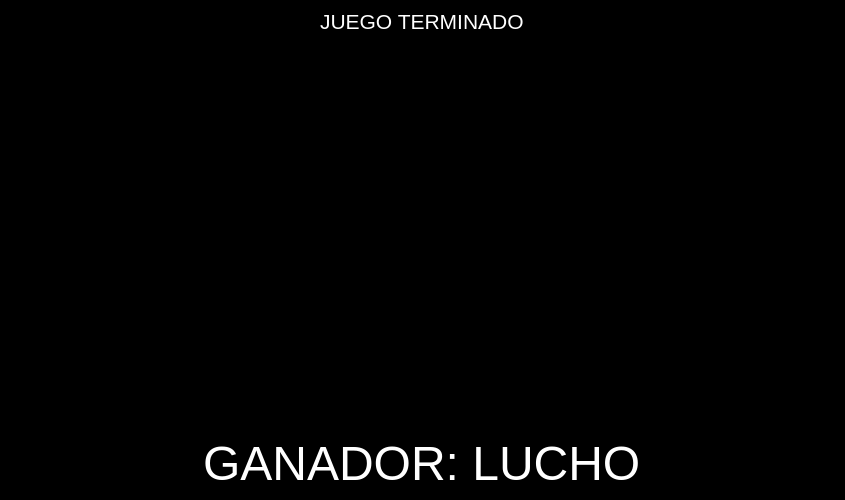
<?xml version="1.0" encoding="UTF-8"?>
<ui version="4.0">
 <class>VentanaJuegoTerminado</class>
 <widget class="QWidget" name="VentanaJuegoTerminado">
  <property name="geometry">
   <rect>
    <x>0</x>
    <y>0</y>
    <width>845</width>
    <height>500</height>
   </rect>
  </property>
  <property name="minimumSize">
   <size>
    <width>845</width>
    <height>500</height>
   </size>
  </property>
  <property name="windowTitle">
   <string>Dune Remake</string>
  </property>
  <property name="styleSheet">
   <string notr="true">QWidget#Lanzador {
 background-color: black;
}

QLabel {
 color: white;
}</string>
  </property>
  <layout class="QVBoxLayout" name="verticalLayout_6">
   <property name="spacing">
    <number>0</number>
   </property>
   <property name="leftMargin">
    <number>0</number>
   </property>
   <property name="topMargin">
    <number>0</number>
   </property>
   <property name="rightMargin">
    <number>0</number>
   </property>
   <property name="bottomMargin">
    <number>0</number>
   </property>
   <item>
    <widget class="QWidget" name="frmConectar" native="true">
     <property name="sizePolicy">
      <sizepolicy hsizetype="Preferred" vsizetype="Preferred">
       <horstretch>0</horstretch>
       <verstretch>90</verstretch>
      </sizepolicy>
     </property>
     <property name="styleSheet">
      <string notr="true">QWidget#frmConectar {
 background: url(:/imgs/nuevos/dune.jpg);
 background-repeat: none;
 background-position: center;
 background-color: black;
}</string>
     </property>
     <layout class="QVBoxLayout" name="verticalLayout">
      <item alignment="Qt::AlignHCenter">
       <widget class="QLabel" name="label">
        <property name="font">
         <font>
          <pointsize>16</pointsize>
         </font>
        </property>
        <property name="text">
         <string>JUEGO TERMINADO</string>
        </property>
       </widget>
      </item>
      <item>
       <spacer name="verticalSpacer">
        <property name="orientation">
         <enum>Qt::Vertical</enum>
        </property>
        <property name="sizeHint" stdset="0">
         <size>
          <width>20</width>
          <height>40</height>
         </size>
        </property>
       </spacer>
      </item>
      <item alignment="Qt::AlignHCenter">
       <widget class="QLabel" name="lblNombreGanador">
        <property name="font">
         <font>
          <pointsize>36</pointsize>
         </font>
        </property>
        <property name="text">
         <string>GANADOR: LUCHO</string>
        </property>
       </widget>
      </item>
     </layout>
    </widget>
   </item>
  </layout>
 </widget>
 <resources>
  <include location="../../../data/rc-cliente/recursos.qrc"/>
 </resources>
 <connections/>
</ui>
